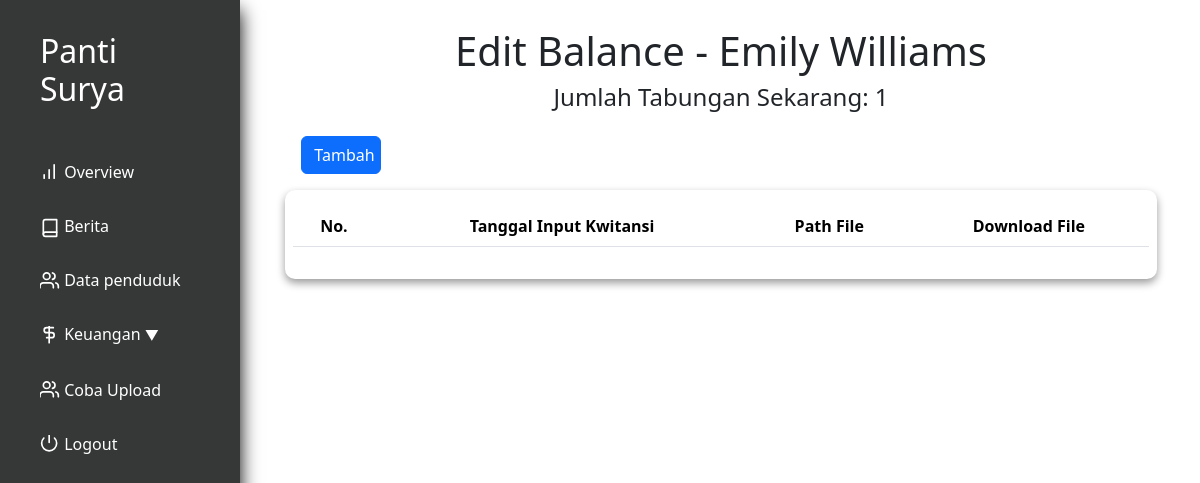
The app's page /laporanTabungan.php?id=4 (signed in), older data.
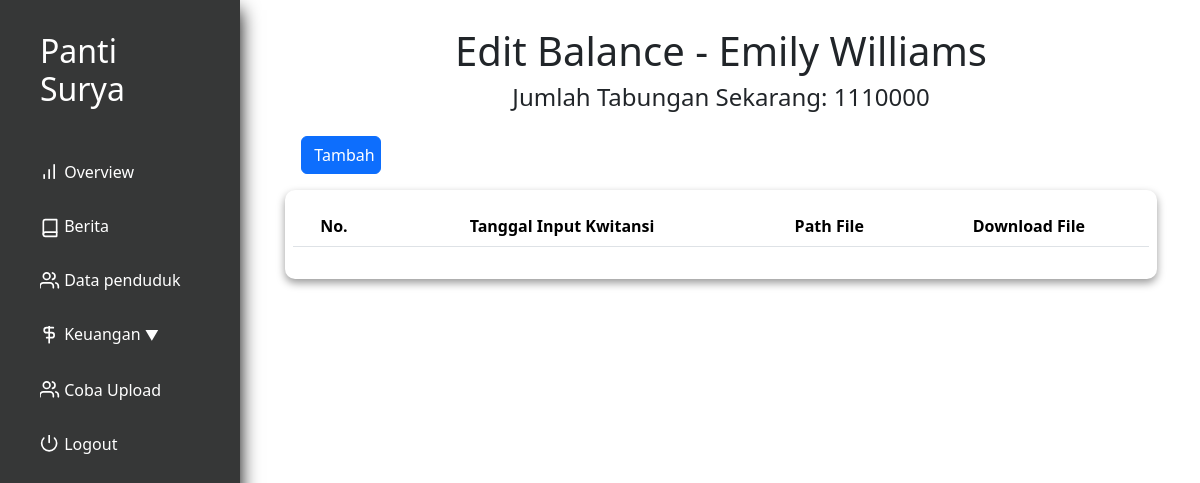
The same page, newer data.
### tables this page shows
CREATE TABLE `penduduk` (
  `id` int(11) NOT NULL,
  `nama` varchar(250) NOT NULL,
  `alamat` varchar(100) NOT NULL,
  `pengobatan_terakhir` date DEFAULT NULL,
  `email` varchar(200) DEFAULT NULL,
  `notelp` varchar(15) NOT NULL,
  `keuangan_pondokkan` int(11) NOT NULL,
  `keuangan_tabungan` int(11) NOT NULL,
  `keuangan_obat` int(11) NOT NULL,
  `keuangan_total` int(11) NOT NULL,
  `profile_picture` varchar(100) NOT NULL,
  `KTP` longblob NOT NULL,
  `KK` longblob NOT NULL,
  `BPJS` longblob NOT NULL,
  `keuangan_deposit` int(11) NOT NULL
);

### utils.php (called while the page is built, shortened)
<?php
class myDB
{
    private $host = "localhost";
    private $username = "root";
    private $password = "";
    private $database = "pantisurya";
    private $db;
    function __construct()
    {
        if ($this->db == null) {
            try {
                $this->db = new PDO("mysql:host=$this->host;dbname=$this->database", $this->username, $this->password);
                $this->db->setAttribute(PDO::ATTR_ERRMODE, PDO::ERRMODE_EXCEPTION);
            } catch (PDOException $e) {
                echo "Connection failed: " . $e->getMessage();
            }
        }
    }
    function getPenduduk($id)
    {
        $query = "SELECT * FROM `penduduk` WHERE id = ? ";
        $res = $this->db->prepare($query);
        $res->execute([$id]);
        return $res;
    }
    function getJumlahTabungan($id){
        $query = "SELECT keuangan_tabungan FROM penduduk WHERE id = ?";
        $stmt = $this->db->prepare($query);
        $stmt->execute([$id]);
        return $stmt->fetch(PDO::FETCH_ASSOC);
    }
}

### laporanTabungan.php (the view, shortened to what this page needs)
<?php
    include "utils.php";
    $db = new myDB();
    $residentId = $_GET['id'];
    $res = $db->getPenduduk($residentId);
    $resident = $res->fetch(PDO::FETCH_ASSOC);
    $uang = $db->getJumlahTabungan($residentId);
?>
<!DOCTYPE html>
<html lang="en">
<head>
    <link href="https://cdn.jsdelivr.net/npm/bootstrap@5.3.3/dist/css/bootstrap.min.css" rel="stylesheet">
    <link rel="stylesheet" href="layout/indexstyle.css">
    <link rel="stylesheet" href="layout/styledatasiswa.css">
    <link rel="stylesheet" href="layout/stylekeuangan.css">
</head>
<body>
    <div class="app">
        <div class="dashboard">
            <?php include 'nav.php'?>
            <div class="main" style="text-align: center;">
                <h1>Edit Balance - <?php echo $resident['nama']; ?></h1>
                <h4>Jumlah Tabungan Sekarang: <?php echo $uang['keuangan_tabungan']; ?></h4>
                <div class="btn-flex-left">
                    <a href="edit_balance_tabungan.php?id=<?php echo $residentId ?>">
                        <button type="submit" name="EditPondokkan" class="btn btn-primary bg-blue" style="width: 5rem;">
                            Tambah
                        </button>
                    </a>
                </div>
                <div class="content">
                    <table class="table wfull table-hover">
                        <thead>
                            <tr>
                            <th scope="col">No.</th>
                            <th scope="col">Tanggal Input Kwitansi</th>
                            <th scope="col">Path File</th>
                            <th scope="col">Download File</th>
                            </tr>
                        </thead>
                    </table>
                </div>
            </div>
        </div>
    </div>
</body>
</html>

Row changes from the older to the newer data that the page shows:
changed penduduk "Emily Williams": keuangan_tabungan "1" → "1110000"
